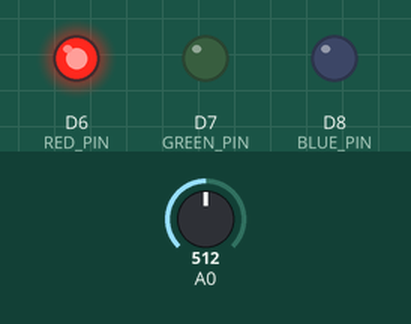
This program was run on a simulated ESP8266 (NodeMCU). Parts: output pins drawn as LEDs (lit = HIGH). Inputs (shaded band) come from the test bench; at power-on: A0 = 512. WiFi joins after 1.5 s; servers stay silent unless stated; a WiFi scan finds three made-up networks; network time is answered at once with the bench clock; the local clock reads 2024-03-15 10:24:30 at power-on unless the program sets it; the Firebase database answers and starts empty; what the program prints to the serial monitor is not drawn.

Above: at 2.9 s.
3.0 s: A0 set to 862
5.1 s: A0 set to 881
At 7.2 s:
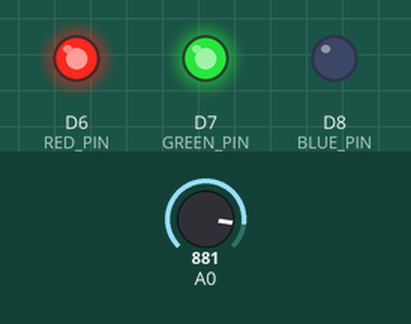
7.5 s: A0 set to 960
9.4 s: A0 set to 984
At 10.8 s:
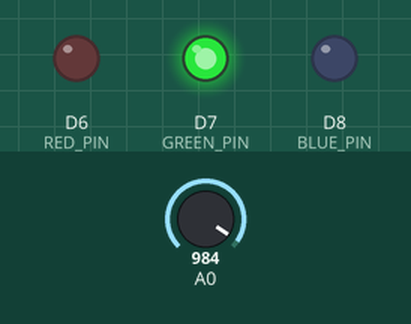
11.8 s: A0 set to 900
At 13.1 s:
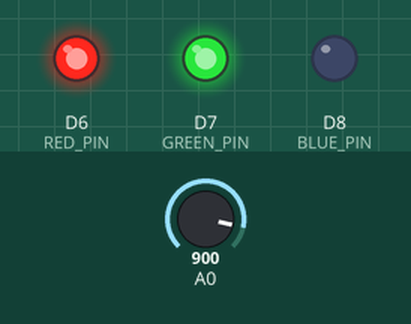
14.0 s: A0 set to 1023
At 15.3 s:
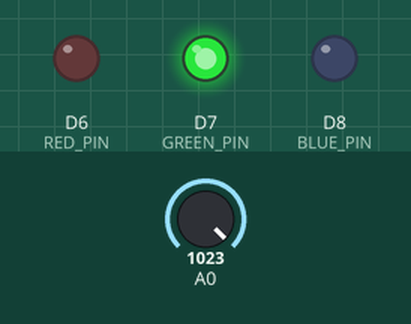
Timing chart, 0 to 17.0 s (numbered marks = the images above; inputs shaded):
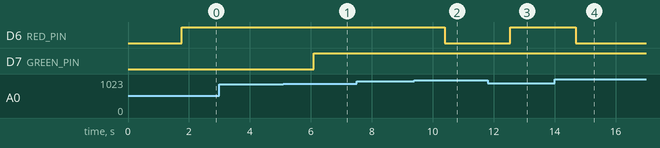

The program:

main.cpp
```cpp
#include <ESP8266WiFi.h>
#include <WiFiUdp.h>
#include <TimeLib.h>
#include <NTPClient.h>
#include <FirebaseESP8266.h>
#include <SimpleKalmanFilter.h>
#include <math.h>
#include "addons/TokenHelper.h"
#include "addons/RTDBHelper.h"

#define RED_PIN D6
#define GREEN_PIN D7
#define BLUE_PIN D8

#define WIFI_SSID "YOUR_SSID"
#define WIFI_PASSWORD "YOUR_PASSWORD"

#define API_KEY "API_KEY"
#define DATABASE_URL "https://YOUR_PROJECT_ID.firebaseio.com/"

const char* target_SSID_1 = "TARGET_SSID_1";
const char* target_SSID_2 = "TARGET_SSID_2";
const char* target_SSID_3 = "TARGET_SSID_3";

SimpleKalmanFilter kalmanFilter1(2, 2, 0.05), kalmanFilter2(2, 2, 0.05), kalmanFilter3(2, 2, 0.05);


const float n = 4.0;
// const float n = 3.8;
const float d0 = 1.0;
const int PL_d0 = -30, timeZone = 7;
const char* ntpServerName = "pool.ntp.org";

FirebaseData fbdo;
FirebaseAuth auth;
FirebaseConfig config;

WiFiUDP ntpUDP;
NTPClient timeClient(ntpUDP, ntpServerName, timeZone * 3600);

unsigned long lastUpdateTime = 0;
unsigned long lastScanTime = 0;
bool signupOK = false;

float previousRSSI1 = -50, previousRSSI2 = -50, previousRSSI3 = -50;

String macAddress;

void logData(String ssid, float rssi, float distance, String timestamp) {
  Serial.print(timestamp + " - ");
  Serial.print(ssid);
  Serial.print(" - RSSI: ");
  Serial.print(rssi);
  Serial.print(" dBm, Distance: ");
  Serial.print(distance);
  Serial.println(" meters");
}

void connectToWiFi() {
  WiFi.mode(WIFI_STA);
  WiFi.begin(WIFI_SSID, WIFI_PASSWORD);
  Serial.print("Connecting to Wi-Fi");

  unsigned long wifiTimeout = millis();
  while (WiFi.status() != WL_CONNECTED && millis() - wifiTimeout < 10000) {
    Serial.print(".");
    delay(200);
  }

  if (WiFi.status() == WL_CONNECTED) {
    Serial.println("\nConnected with IP: " + WiFi.localIP().toString());
  } else {
    Serial.println("\nWiFi connection failed, restarting...");
    ESP.restart();
  }
}

void checkWiFiConnection() {
  if (WiFi.status() != WL_CONNECTED) {
    Serial.println("WiFi connection lost, reconnecting...");
    connectToWiFi();
  }
}

void setupFirebase() {
  config.api_key = API_KEY;
  config.database_url = DATABASE_URL;

  if (Firebase.signUp(&config, &auth, "", "")) {
    Serial.println("Firebase sign-up success.");
    signupOK = true;
  } else {
    Serial.printf("Sign-up error: %s\n", config.signer.signupError.message.c_str());
  }

  config.token_status_callback = tokenStatusCallback;
  Firebase.begin(&config, &auth);
  Firebase.reconnectWiFi(true);
}

String getFormattedTime(time_t rawTime) {
  struct tm *ti;
  ti = localtime(&rawTime);

  char buffer[20];
  sprintf(buffer, "%04d-%02d-%02d %02d:%02d:%02d",
          ti->tm_year + 1900, ti->tm_mon + 1, ti->tm_mday,
          ti->tm_hour, ti->tm_min, ti->tm_sec);
  return String(buffer);
}

float calculate_Distance_Log(float rssi_dBm) {
  return d0 * pow(10, (PL_d0 - rssi_dBm) / (10 * n));
}

bool isTimeValid(time_t rawTime) {
  return rawTime > 100000;
}

void setup() {
  Serial.begin(115200);
  pinMode(RED_PIN, OUTPUT);
  pinMode(GREEN_PIN, OUTPUT);
  pinMode(BLUE_PIN, OUTPUT);

  digitalWrite(RED_PIN, LOW);
  digitalWrite(GREEN_PIN, LOW);
  digitalWrite(BLUE_PIN, LOW);
  connectToWiFi();
  setupFirebase();
  timeClient.begin();

  macAddress = WiFi.macAddress();
  macAddress.replace(":", "");
  macAddress = "Node-" + macAddress;
  Serial.println("MAC Address: " + macAddress);

  if (Firebase.ready() && signupOK) {
    String nodePath = "/Data/" + macAddress;
    Firebase.setString(fbdo, nodePath + "/Mac", macAddress);
  }
}

void loop() {
  int analogValue = analogRead(A0); // 0 - 1023

  float voltage = analogValue * ((30.0 + 10.0) / 10.0) * (1.0 / 1023.0);

  Serial.print("Analog: ");
  Serial.print(analogValue);
  Serial.print(" | Voltage: ");
  Serial.println(voltage, 2);

  if (voltage < 3.4) {
    digitalWrite(RED_PIN, HIGH);
    digitalWrite(GREEN_PIN, LOW);
    digitalWrite(BLUE_PIN, LOW);
  } else if (voltage < 3.8) {
    digitalWrite(RED_PIN, HIGH);
    digitalWrite(GREEN_PIN, HIGH);
    digitalWrite(BLUE_PIN, LOW);
  } else {
    digitalWrite(RED_PIN, LOW);
    digitalWrite(GREEN_PIN, HIGH);
    digitalWrite(BLUE_PIN, LOW);
  }
  checkWiFiConnection();
  timeClient.update();
  time_t rawTime = timeClient.getEpochTime();

  if (!isTimeValid(rawTime)) {
    Serial.println("NTP time not available yet, retrying...");
    delay(200);
    return;
  }

  String currentTimestamp = getFormattedTime(rawTime);

  if (millis() - lastScanTime > 500) {
    lastScanTime = millis();
    int numNetworks = WiFi.scanNetworks();
    if (numNetworks == 0) {
      Serial.println("No networks found.");
    } else {
      bool foundSSID1 = false, foundSSID2 = false, foundSSID3 = false;
      float rawRSSI1 = 0, rawRSSI2 = 0, rawRSSI3 = 0;

      for (int i = 0; i < numNetworks; i++) {
        String ssid = WiFi.SSID(i);
        int rssi = WiFi.RSSI(i);

        if (ssid == target_SSID_1) {
          rawRSSI1 = rssi;
          foundSSID1 = true;
        }
        if (ssid == target_SSID_2) {
          rawRSSI2 = rssi;
          foundSSID2 = true;
        }
        if (ssid == target_SSID_3) {
          rawRSSI3 = rssi;
          foundSSID3 = true;
        }
      }

      if (Firebase.ready() && signupOK && (millis() - lastUpdateTime > 500)) {
        lastUpdateTime = millis();

        String nodePath = "/Data/" + macAddress;

        if (!Firebase.getString(fbdo, nodePath + "/Mac")) {
          Firebase.setString(fbdo, nodePath + "/Mac", macAddress);
        }

        if (foundSSID1 && rawRSSI1 != previousRSSI1) {
          previousRSSI1 = rawRSSI1;
          float filteredRSSI1 = kalmanFilter1.updateEstimate(rawRSSI1);
          float distance1 = calculate_Distance_Log(filteredRSSI1);
          logData(target_SSID_1, filteredRSSI1, distance1, currentTimestamp);
          String path1 = nodePath + "/Router-1";
          Firebase.setFloat(fbdo, path1 + "/rssi", filteredRSSI1);
          Firebase.setFloat(fbdo, path1 + "/distance", distance1);
          Firebase.setString(fbdo, path1 + "/timestamp", currentTimestamp);
        }

        if (foundSSID2 && rawRSSI2 != previousRSSI2) {
          previousRSSI2 = rawRSSI2;
          float filteredRSSI2 = kalmanFilter2.updateEstimate(rawRSSI2);
          float distance2 = calculate_Distance_Log(filteredRSSI2);
          logData(target_SSID_2, filteredRSSI2, distance2, currentTimestamp);
          String path2 = nodePath + "/Router-2";
          Firebase.setFloat(fbdo, path2 + "/rssi", filteredRSSI2);
          Firebase.setFloat(fbdo, path2 + "/distance", distance2);
          Firebase.setString(fbdo, path2 + "/timestamp", currentTimestamp);
        }

        if (foundSSID3 && rawRSSI3 != previousRSSI3) {
          previousRSSI3 = rawRSSI3;
          float filteredRSSI3 = kalmanFilter3.updateEstimate(rawRSSI3);
          float distance3 = calculate_Distance_Log(filteredRSSI3);
          logData(target_SSID_3, filteredRSSI3, distance3, currentTimestamp);
          String path3 = nodePath + "/Router-3";
          Firebase.setFloat(fbdo, path3 + "/rssi", filteredRSSI3);
          Firebase.setFloat(fbdo, path3 + "/distance", distance3);
          Firebase.setString(fbdo, path3 + "/timestamp", currentTimestamp);
        }
      }
    }
  }
}
```

Measured:
- the behaviour switches between 869 and 870 on A0 (found by bisection; images 0 and 1)
- the behaviour switches between 971 and 972 on A0 (found by bisection; images 1 and 2)
- after the input at 3.0 s, every drawn part: stays the same
- after the input at 5.1 s, D7 (GREEN_PIN): LOW → HIGH after 0.99 s
- after the input at 7.5 s, every drawn part: stays the same
- after the input at 9.4 s, D6 (RED_PIN): HIGH → LOW after 0.99 s
- after the input at 11.8 s, D6 (RED_PIN): LOW → HIGH after 0.74 s
- after the input at 14.0 s, D6 (RED_PIN): HIGH → LOW after 0.69 s
